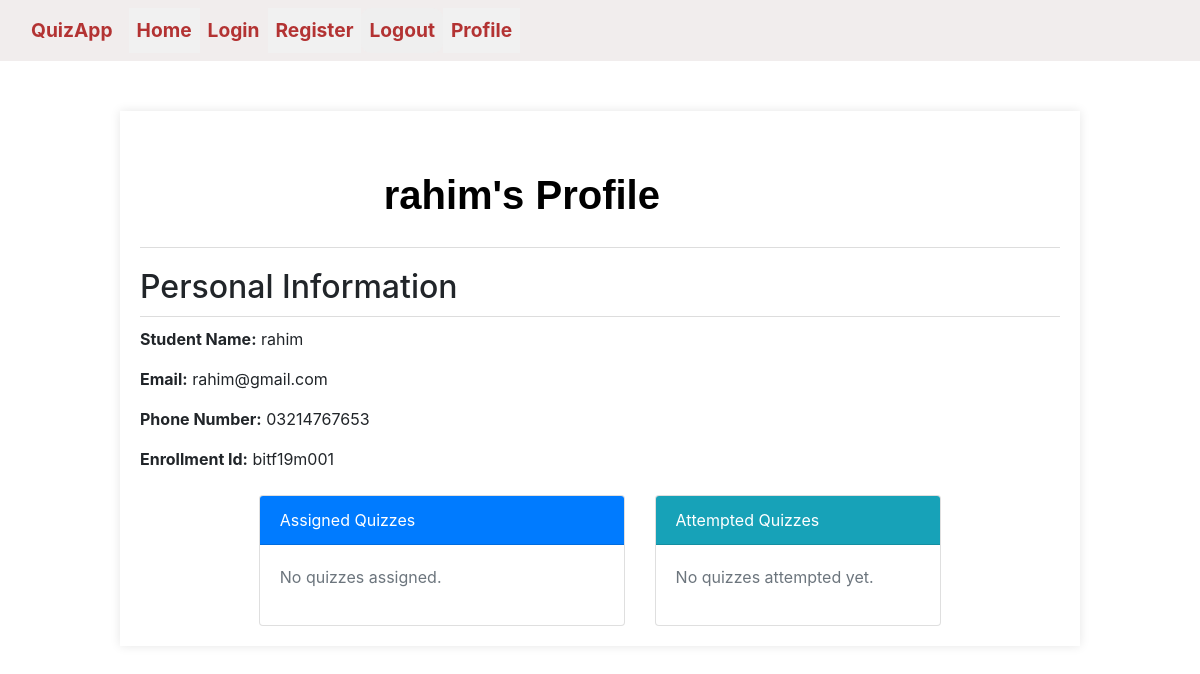
Before: /profile/1 (signed in) with the older database file.
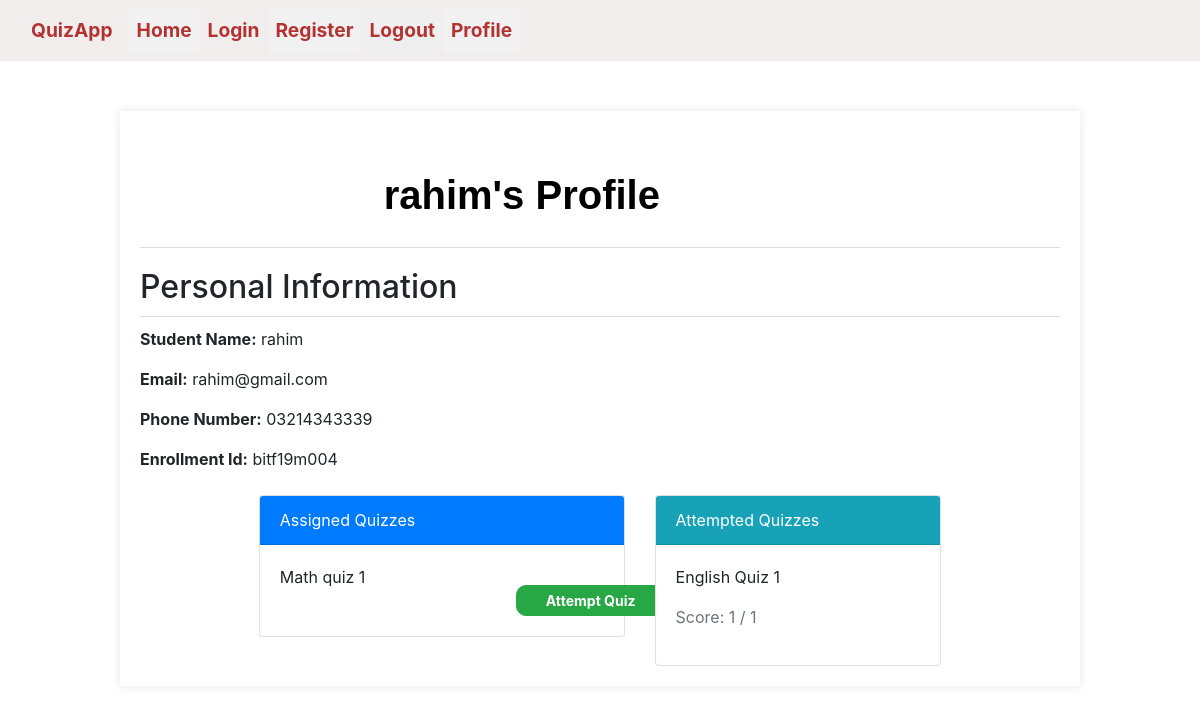
After: the same page with the newer database file.
### Student/models.py (models this page shows)
class User(AbstractUser):
    is_student = models.BooleanField(default=False)
    is_admin = models.BooleanField(default=False)

class Student(User):
    phone_number = models.CharField(max_length=11, blank=True, default= "")
    enrollment_number = models.CharField(max_length=10, default= "")
    class Meta:
        verbose_name = 'Student'
        verbose_name_plural = 'Students'

### Quiz/models.py (models this page shows, shortened)
class Quiz(models.Model):
    DIFFICULTY_CHOICES = (
        ('Easy', 'Easy'),
        ('Medium', 'Medium'),
        ('Hard', 'Hard'),
    )
    title = models.CharField(max_length=100)
    assigned_to = models.ManyToManyField(Student)
    difficulty_level = models.CharField(max_length=10, choices=DIFFICULTY_CHOICES, default="")
    Total_score = models.IntegerField(default=10, blank=True)
    Time_allowed = models.IntegerField(help_text="Enter duration in minutes")

class StudentQuizAttempt(models.Model):
    student = models.ForeignKey(Student, on_delete=models.CASCADE)
    quiz = models.ForeignKey(Quiz, on_delete=models.CASCADE)
    attempt_date = models.DateTimeField(auto_now_add=True)
    attempt_score = models.IntegerField()
    class Meta:
        unique_together = ('student', 'quiz')

### Student/views.py (the view, shortened to what this page needs)
# urls.py: path('profile/<int:pk>', Profile.as_view(), name='profile'),
class Profile(View):
    def get(self, request, pk):
        if request.user.is_authenticated and request.user.is_student:
            student = Student.objects.get(pk=pk)
            assigned_quizes = Quiz.objects.all().filter(assigned_to=student)
            attempts = StudentQuizAttempt.objects.filter(student=student)
            attempted_quizes = []
            for attempt in attempts:
                attempted_quizes.append(attempt.quiz)
            unattempted_quizes = []
            for quiz in assigned_quizes:
                if quiz not in attempted_quizes:
                    unattempted_quizes.append(quiz)
            return render(request, 'Student/Profile.html',{
                           'student': student,
                           'attempts': attempts,
                           'unattempted_quizes': unattempted_quizes
            })

### Student/templates/Student/Profile.html
{% extends 'Student/base.html' %}
{% load static %}
{% block content %}
<link rel="stylesheet" href="{% static 'css/Profile.css' %}">
    <div class="profile-container">
        <div class="profile-header">
            <h1>{{ student.username }}'s Profile</h1>
        </div>
        <div class="profile-info">
            <h2>Personal Information</h2>
            <p><strong>Student Name:</strong> {{ student.username }}</p>
            <p><strong>Email:</strong> {{ student.email }}</p>
            <p><strong>Phone Number:</strong> {{ student.phone_number }}</p>
            <p><strong>Enrollment Id:</strong> {{ student.enrollment_number }}</p>
        </div>
        <div class="row mt-4 temp">
            <div class="col-md-5">
                <div class="card">
                    <div class="card-header bg-primary text-white">
                        Assigned Quizzes
                    </div>
                    <div class="card-body">
                        {% if unattempted_quizes %}
                            {% for quiz in unattempted_quizes %}
                                <div class="quiz-item row">
                                    <div class="col-8">
                                        <p class="quiz-title">{{ quiz.title }}</p>
                                    </div>
                                    <div class="col-4 text-right">
                                        <a href="{% url 'AttemptQuiz' pk=quiz.pk %}" class="btn btn-success btn-sm">Attempt Quiz</a>
                                    </div>
                                </div>
                            {% endfor %}
                        {% else %}
                            <p class="text-muted">No quizzes assigned.</p>
                        {% endif %}
                    </div>
                </div>
            </div>
            <div class="col-md-4">
                <div class="card">
                    <div class="card-header bg-info text-white">
                        Attempted Quizzes
                    </div>
                    <div class="card-body">
                        {% if attempts %}
                            {% for attempt in attempts %}
                                <div class="quiz-item">
                                    <p class="quiz-title">{{ attempt.quiz.title }}</p>
                                    <p class="text-muted">Score: {{ attempt.attempt_score }} / {{ attempt.quiz.Total_score }}</p>
                                </div>
                            {% endfor %}
                        {% else %}
                            <p class="text-muted">No quizzes attempted yet.</p>
                        {% endif %}
                    </div>
                </div>
            </div>
        </div>
    </div>
{% endblock %}

### Student/templates/Student/base.html (shortened to what this page needs)
<!DOCTYPE html>
<html lang="en">
<head>
  <link rel="stylesheet" href="https://cdn.jsdelivr.net/npm/bootstrap@4.4.1/dist/css/bootstrap.min.css"
>
</head>
<body>
  <nav class="navbar navbar-expand-lg navbar-custom">
    <div class="container-fluid">
      <a class="navbar-brand" href="/">QuizApp</a>
      <div class="collapse navbar-collapse" id="navbarNavDropdown">
        <ul class="navbar-nav">
          <li class="nav-item">
            <a class="nav-link active" aria-current="page" href="/">Home</a>
          </li>
          <li class="nav-item">
            <a class="nav-link" href="{% url 'login_student' %}">Login</a>
          </li>
          <li class="nav-item">
            <a class="nav-link" href="{% url 'register_student' %}">Register</a>
          </li>
          {% if request.user.is_authenticated %}
          <li class="nav-item">
            <form method="post" action="{% url 'logout' %}">
              <button type="submit" class="nav-link">Logout</button>
            </form>
          </li>
          {% endif %}
        {% if request.user.is_authenticated %}
            {% if request.user.is_student %}
                <li class="nav-item">
                    <a class="nav-link" href="{% url 'profile' pk=request.user.id %}">Profile</a>
                </li>
            {% endif %}
          {% endif %}
        </ul>
      </div>
    </div>
  </nav>
  {% block content %}
  {% endblock %}
</body>
</html>

### Student/static/css/Profile.css (style rules this page uses)
.profile-container { width: 80%; margin: 0 auto; background-color: #fff; padding: 20px; box-shadow: 0 0 10px rgba(0, 0, 0, 0.1); margin-top: 50px; }
.profile-header { text-align: center; border-bottom: 1px solid #ddd; padding-bottom: 20px; margin-bottom: 20px; }
.profile-info { margin-bottom: 20px; }
.profile-info h2, .profile-quizzes h2, .profile-attempts h2 { border-bottom: 1px solid #ddd; padding-bottom: 10px; margin-bottom: 10px; }
ul { list-style-type: none; padding: 0; }
.temp { justify-content: center; }
li:nth-child(odd) { background-color: #f1f1f1; }

### Student/templates/Student/base.html (style rules this page uses)
.navbar-custom { background-color: #f1eded; }
.navbar-custom .navbar-brand, .navbar-custom .navbar-nav .nav-link { color: rgb(179, 51, 51); font-weight: bolder; font-size: larger; }
button { color: #e98989; border-radius: 10px; border: none; }
.btn { width: 150px; text-align: center; border-radius: 10px; margin-right: 10%; margin-top: 20px; font-weight: bold; }
h1 { color: black; padding-top: 40px; padding-left: 20%; padding-right: 37%; font-family: sans-serif; font-weight: bold }

Changed rows visible on the page:
changed Student: phone_number "03214767653" → "03214343339"; enrollment_number "bitf19m001" → "bitf19m004"
added Quiz: title "Math quiz 1"
added StudentQuizAttempt: quiz "English Quiz 1", attempt_score "1", quiz.Total_score "1"
Other visible differences:
text no longer shown: "No quizzes assigned. No quizzes attempted yet."
